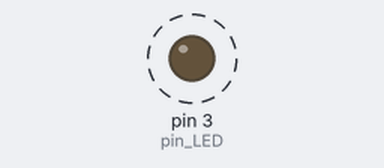
A sketch run on a simulated Arduino Uno, built with avr-gcc and run on an emulated ATmega328P. Shown: output pins drawn as LEDs (lit = HIGH). Dashed ring = blinking. What the sketch prints to the serial monitor is not drawn.

Above: at 0.5 s.
Timing chart, 0 to 4.6 s (numbered marks = the images above):
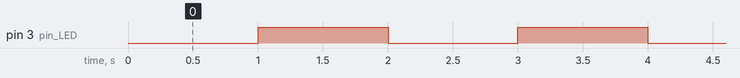

The sketch:

app.ino
```cpp
int pin_LED = 3;
boolean LED_state = false;
unsigned long time_previous, time_current; // time_previous = 바로 전 작동시간 time_current = 현재시간
unsigned long count =0;

void setup(){
    pinMode(pin_LED, OUTPUT);
    digitalWrite(pin_LED, LED_state);
    Serial.begin(9600);
    time_previous = millis();
}

void loop(){
    time_current = millis();
    count ++;

    if(time_current - time_previous >= 1000){// = 1초 이상이 흘렀는가
        time_previous = time_current;
        LED_state = !LED_state;
        digitalWrite(pin_LED, LED_state);

        Serial.println(count);
        count=0;
    }
}
```

Measured:
- by itself, pin 3 (pin_LED): alternates HIGH for 1.0 s and LOW for 1.0 s
